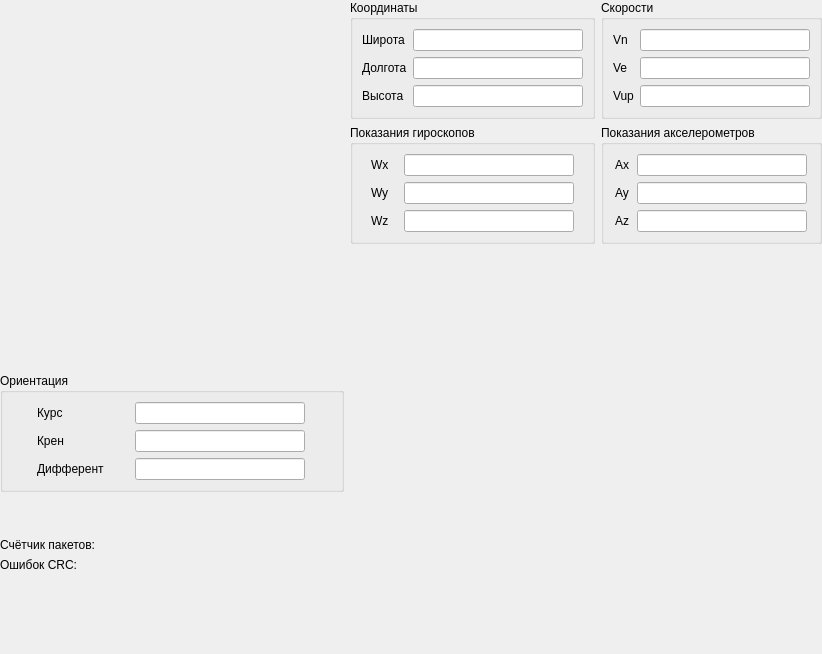
<?xml version="1.0" encoding="UTF-8"?>
<ui version="4.0">
 <class>DisplayForm</class>
 <widget class="QWidget" name="DisplayForm">
  <property name="geometry">
   <rect>
    <x>0</x>
    <y>0</y>
    <width>822</width>
    <height>654</height>
   </rect>
  </property>
  <property name="windowTitle">
   <string>Form</string>
  </property>
  <layout class="QGridLayout" name="gridLayout_8">
   <property name="leftMargin">
    <number>0</number>
   </property>
   <property name="topMargin">
    <number>0</number>
   </property>
   <property name="rightMargin">
    <number>0</number>
   </property>
   <property name="bottomMargin">
    <number>0</number>
   </property>
   <item row="0" column="0">
    <widget class="QStackedWidget" name="stackedWidget">
     <property name="currentIndex">
      <number>1</number>
     </property>
     <widget class="QWidget" name="page">
      <property name="font">
       <font>
        <pointsize>12</pointsize>
       </font>
      </property>
      <layout class="QGridLayout" name="gridLayout_7">
       <property name="leftMargin">
        <number>0</number>
       </property>
       <property name="topMargin">
        <number>0</number>
       </property>
       <property name="rightMargin">
        <number>0</number>
       </property>
       <property name="bottomMargin">
        <number>0</number>
       </property>
       <item row="0" column="0" rowspan="3" colspan="2">
        <widget class="YPRPainter" name="widgetYpr" native="true">
         <property name="sizePolicy">
          <sizepolicy hsizetype="Expanding" vsizetype="Expanding">
           <horstretch>0</horstretch>
           <verstretch>0</verstretch>
          </sizepolicy>
         </property>
         <property name="minimumSize">
          <size>
           <width>300</width>
           <height>300</height>
          </size>
         </property>
         <property name="maximumSize">
          <size>
           <width>16777215</width>
           <height>16777215</height>
          </size>
         </property>
        </widget>
       </item>
       <item row="0" column="2" rowspan="4">
        <widget class="Line" name="line_2">
         <property name="orientation">
          <enum>Qt::Vertical</enum>
         </property>
        </widget>
       </item>
       <item row="1" column="3">
        <widget class="QGroupBox" name="groupBox_4">
         <property name="sizePolicy">
          <sizepolicy hsizetype="Minimum" vsizetype="Preferred">
           <horstretch>0</horstretch>
           <verstretch>0</verstretch>
          </sizepolicy>
         </property>
         <property name="title">
          <string>Ориентация</string>
         </property>
         <layout class="QGridLayout" name="gridLayout_4">
          <item row="0" column="0">
           <widget class="QLabel" name="label_6">
            <property name="sizePolicy">
             <sizepolicy hsizetype="Fixed" vsizetype="Preferred">
              <horstretch>0</horstretch>
              <verstretch>0</verstretch>
             </sizepolicy>
            </property>
            <property name="text">
             <string>Курс</string>
            </property>
           </widget>
          </item>
          <item row="0" column="1">
           <widget class="QLineEdit" name="lineEditYaw">
            <property name="sizePolicy">
             <sizepolicy hsizetype="Fixed" vsizetype="Fixed">
              <horstretch>0</horstretch>
              <verstretch>0</verstretch>
             </sizepolicy>
            </property>
            <property name="minimumSize">
             <size>
              <width>170</width>
              <height>0</height>
             </size>
            </property>
            <property name="readOnly">
             <bool>true</bool>
            </property>
           </widget>
          </item>
          <item row="1" column="0">
           <widget class="QLabel" name="label_7">
            <property name="sizePolicy">
             <sizepolicy hsizetype="Fixed" vsizetype="Preferred">
              <horstretch>0</horstretch>
              <verstretch>0</verstretch>
             </sizepolicy>
            </property>
            <property name="text">
             <string>Крен</string>
            </property>
           </widget>
          </item>
          <item row="1" column="1">
           <widget class="QLineEdit" name="lineEditRoll">
            <property name="sizePolicy">
             <sizepolicy hsizetype="Fixed" vsizetype="Fixed">
              <horstretch>0</horstretch>
              <verstretch>0</verstretch>
             </sizepolicy>
            </property>
            <property name="minimumSize">
             <size>
              <width>170</width>
              <height>0</height>
             </size>
            </property>
            <property name="readOnly">
             <bool>true</bool>
            </property>
           </widget>
          </item>
          <item row="2" column="0">
           <widget class="QLabel" name="label_8">
            <property name="sizePolicy">
             <sizepolicy hsizetype="Fixed" vsizetype="Preferred">
              <horstretch>0</horstretch>
              <verstretch>0</verstretch>
             </sizepolicy>
            </property>
            <property name="text">
             <string>Дифферент</string>
            </property>
           </widget>
          </item>
          <item row="2" column="1">
           <widget class="QLineEdit" name="lineEditPitch">
            <property name="sizePolicy">
             <sizepolicy hsizetype="Fixed" vsizetype="Fixed">
              <horstretch>0</horstretch>
              <verstretch>0</verstretch>
             </sizepolicy>
            </property>
            <property name="minimumSize">
             <size>
              <width>170</width>
              <height>0</height>
             </size>
            </property>
            <property name="readOnly">
             <bool>true</bool>
            </property>
           </widget>
          </item>
         </layout>
        </widget>
       </item>
      </layout>
     </widget>
     <widget class="QWidget" name="page_2">
      <layout class="QGridLayout" name="gridLayout_15">
       <property name="leftMargin">
        <number>0</number>
       </property>
       <property name="topMargin">
        <number>0</number>
       </property>
       <property name="rightMargin">
        <number>0</number>
       </property>
       <property name="bottomMargin">
        <number>0</number>
       </property>
       <item row="1" column="1">
        <spacer name="verticalSpacer_2">
         <property name="orientation">
          <enum>Qt::Vertical</enum>
         </property>
         <property name="sizeHint" stdset="0">
          <size>
           <width>20</width>
           <height>40</height>
          </size>
         </property>
        </spacer>
       </item>
       <item row="0" column="1">
        <layout class="QGridLayout" name="gridLayout_14">
         <item row="0" column="0">
          <widget class="QGroupBox" name="groupBox_7">
           <property name="sizePolicy">
            <sizepolicy hsizetype="Minimum" vsizetype="Preferred">
             <horstretch>0</horstretch>
             <verstretch>0</verstretch>
            </sizepolicy>
           </property>
           <property name="title">
            <string>Координаты</string>
           </property>
           <layout class="QGridLayout" name="gridLayout_9">
            <item row="0" column="0">
             <widget class="QLabel" name="label_10">
              <property name="sizePolicy">
               <sizepolicy hsizetype="Fixed" vsizetype="Preferred">
                <horstretch>0</horstretch>
                <verstretch>0</verstretch>
               </sizepolicy>
              </property>
              <property name="text">
               <string>Широта</string>
              </property>
             </widget>
            </item>
            <item row="0" column="1">
             <widget class="QLineEdit" name="lineEditLatitude_2">
              <property name="sizePolicy">
               <sizepolicy hsizetype="Minimum" vsizetype="Fixed">
                <horstretch>0</horstretch>
                <verstretch>0</verstretch>
               </sizepolicy>
              </property>
              <property name="minimumSize">
               <size>
                <width>170</width>
                <height>0</height>
               </size>
              </property>
              <property name="readOnly">
               <bool>true</bool>
              </property>
             </widget>
            </item>
            <item row="1" column="0">
             <widget class="QLabel" name="label_16">
              <property name="sizePolicy">
               <sizepolicy hsizetype="Fixed" vsizetype="Preferred">
                <horstretch>0</horstretch>
                <verstretch>0</verstretch>
               </sizepolicy>
              </property>
              <property name="text">
               <string>Долгота</string>
              </property>
             </widget>
            </item>
            <item row="1" column="1">
             <widget class="QLineEdit" name="lineEditLongitude_2">
              <property name="sizePolicy">
               <sizepolicy hsizetype="Fixed" vsizetype="Fixed">
                <horstretch>0</horstretch>
                <verstretch>0</verstretch>
               </sizepolicy>
              </property>
              <property name="minimumSize">
               <size>
                <width>170</width>
                <height>0</height>
               </size>
              </property>
              <property name="readOnly">
               <bool>true</bool>
              </property>
             </widget>
            </item>
            <item row="2" column="0">
             <widget class="QLabel" name="label_17">
              <property name="sizePolicy">
               <sizepolicy hsizetype="Fixed" vsizetype="Preferred">
                <horstretch>0</horstretch>
                <verstretch>0</verstretch>
               </sizepolicy>
              </property>
              <property name="text">
               <string>Высота</string>
              </property>
             </widget>
            </item>
            <item row="2" column="1">
             <widget class="QLineEdit" name="lineEditHeight_2">
              <property name="sizePolicy">
               <sizepolicy hsizetype="Fixed" vsizetype="Fixed">
                <horstretch>0</horstretch>
                <verstretch>0</verstretch>
               </sizepolicy>
              </property>
              <property name="minimumSize">
               <size>
                <width>170</width>
                <height>0</height>
               </size>
              </property>
              <property name="readOnly">
               <bool>true</bool>
              </property>
             </widget>
            </item>
           </layout>
          </widget>
         </item>
         <item row="0" column="1">
          <widget class="QGroupBox" name="groupBox_9">
           <property name="sizePolicy">
            <sizepolicy hsizetype="Minimum" vsizetype="Preferred">
             <horstretch>0</horstretch>
             <verstretch>0</verstretch>
            </sizepolicy>
           </property>
           <property name="title">
            <string>Скорости</string>
           </property>
           <layout class="QGridLayout" name="gridLayout_11">
            <item row="0" column="0">
             <widget class="QLabel" name="label_21">
              <property name="sizePolicy">
               <sizepolicy hsizetype="Fixed" vsizetype="Preferred">
                <horstretch>0</horstretch>
                <verstretch>0</verstretch>
               </sizepolicy>
              </property>
              <property name="text">
               <string>Vn</string>
              </property>
             </widget>
            </item>
            <item row="0" column="1">
             <widget class="QLineEdit" name="lineEditVn">
              <property name="sizePolicy">
               <sizepolicy hsizetype="Minimum" vsizetype="Fixed">
                <horstretch>0</horstretch>
                <verstretch>0</verstretch>
               </sizepolicy>
              </property>
              <property name="minimumSize">
               <size>
                <width>170</width>
                <height>0</height>
               </size>
              </property>
              <property name="readOnly">
               <bool>true</bool>
              </property>
             </widget>
            </item>
            <item row="1" column="0">
             <widget class="QLabel" name="label_22">
              <property name="sizePolicy">
               <sizepolicy hsizetype="Fixed" vsizetype="Preferred">
                <horstretch>0</horstretch>
                <verstretch>0</verstretch>
               </sizepolicy>
              </property>
              <property name="text">
               <string>Ve</string>
              </property>
             </widget>
            </item>
            <item row="1" column="1">
             <widget class="QLineEdit" name="lineEditVe">
              <property name="sizePolicy">
               <sizepolicy hsizetype="Fixed" vsizetype="Fixed">
                <horstretch>0</horstretch>
                <verstretch>0</verstretch>
               </sizepolicy>
              </property>
              <property name="minimumSize">
               <size>
                <width>170</width>
                <height>0</height>
               </size>
              </property>
              <property name="readOnly">
               <bool>true</bool>
              </property>
             </widget>
            </item>
            <item row="2" column="0">
             <widget class="QLabel" name="label_23">
              <property name="sizePolicy">
               <sizepolicy hsizetype="Fixed" vsizetype="Preferred">
                <horstretch>0</horstretch>
                <verstretch>0</verstretch>
               </sizepolicy>
              </property>
              <property name="text">
               <string>Vup</string>
              </property>
             </widget>
            </item>
            <item row="2" column="1">
             <widget class="QLineEdit" name="lineEditVup">
              <property name="sizePolicy">
               <sizepolicy hsizetype="Fixed" vsizetype="Fixed">
                <horstretch>0</horstretch>
                <verstretch>0</verstretch>
               </sizepolicy>
              </property>
              <property name="minimumSize">
               <size>
                <width>170</width>
                <height>0</height>
               </size>
              </property>
              <property name="readOnly">
               <bool>true</bool>
              </property>
             </widget>
            </item>
           </layout>
          </widget>
         </item>
         <item row="1" column="0">
          <widget class="QGroupBox" name="groupBox_10">
           <property name="sizePolicy">
            <sizepolicy hsizetype="Minimum" vsizetype="Preferred">
             <horstretch>0</horstretch>
             <verstretch>0</verstretch>
            </sizepolicy>
           </property>
           <property name="title">
            <string>Показания гироскопов</string>
           </property>
           <layout class="QGridLayout" name="gridLayout_12">
            <item row="0" column="0">
             <widget class="QLabel" name="label_24">
              <property name="sizePolicy">
               <sizepolicy hsizetype="Fixed" vsizetype="Preferred">
                <horstretch>0</horstretch>
                <verstretch>0</verstretch>
               </sizepolicy>
              </property>
              <property name="text">
               <string>Wx</string>
              </property>
             </widget>
            </item>
            <item row="0" column="1">
             <widget class="QLineEdit" name="lineEditWx">
              <property name="sizePolicy">
               <sizepolicy hsizetype="Minimum" vsizetype="Fixed">
                <horstretch>0</horstretch>
                <verstretch>0</verstretch>
               </sizepolicy>
              </property>
              <property name="minimumSize">
               <size>
                <width>170</width>
                <height>0</height>
               </size>
              </property>
              <property name="readOnly">
               <bool>true</bool>
              </property>
             </widget>
            </item>
            <item row="1" column="0">
             <widget class="QLabel" name="label_25">
              <property name="sizePolicy">
               <sizepolicy hsizetype="Fixed" vsizetype="Preferred">
                <horstretch>0</horstretch>
                <verstretch>0</verstretch>
               </sizepolicy>
              </property>
              <property name="text">
               <string>Wy</string>
              </property>
             </widget>
            </item>
            <item row="1" column="1">
             <widget class="QLineEdit" name="lineEditWy">
              <property name="sizePolicy">
               <sizepolicy hsizetype="Fixed" vsizetype="Fixed">
                <horstretch>0</horstretch>
                <verstretch>0</verstretch>
               </sizepolicy>
              </property>
              <property name="minimumSize">
               <size>
                <width>170</width>
                <height>0</height>
               </size>
              </property>
              <property name="readOnly">
               <bool>true</bool>
              </property>
             </widget>
            </item>
            <item row="2" column="0">
             <widget class="QLabel" name="label_26">
              <property name="sizePolicy">
               <sizepolicy hsizetype="Fixed" vsizetype="Preferred">
                <horstretch>0</horstretch>
                <verstretch>0</verstretch>
               </sizepolicy>
              </property>
              <property name="text">
               <string>Wz</string>
              </property>
             </widget>
            </item>
            <item row="2" column="1">
             <widget class="QLineEdit" name="lineEditWz">
              <property name="sizePolicy">
               <sizepolicy hsizetype="Fixed" vsizetype="Fixed">
                <horstretch>0</horstretch>
                <verstretch>0</verstretch>
               </sizepolicy>
              </property>
              <property name="minimumSize">
               <size>
                <width>170</width>
                <height>0</height>
               </size>
              </property>
              <property name="readOnly">
               <bool>true</bool>
              </property>
             </widget>
            </item>
           </layout>
          </widget>
         </item>
         <item row="1" column="1">
          <widget class="QGroupBox" name="groupBox_11">
           <property name="sizePolicy">
            <sizepolicy hsizetype="Minimum" vsizetype="Preferred">
             <horstretch>0</horstretch>
             <verstretch>0</verstretch>
            </sizepolicy>
           </property>
           <property name="title">
            <string>Показания акселерометров</string>
           </property>
           <layout class="QGridLayout" name="gridLayout_13">
            <item row="0" column="0">
             <widget class="QLabel" name="label_27">
              <property name="sizePolicy">
               <sizepolicy hsizetype="Fixed" vsizetype="Preferred">
                <horstretch>0</horstretch>
                <verstretch>0</verstretch>
               </sizepolicy>
              </property>
              <property name="text">
               <string>Ax</string>
              </property>
             </widget>
            </item>
            <item row="0" column="1">
             <widget class="QLineEdit" name="lineEditAx">
              <property name="sizePolicy">
               <sizepolicy hsizetype="Minimum" vsizetype="Fixed">
                <horstretch>0</horstretch>
                <verstretch>0</verstretch>
               </sizepolicy>
              </property>
              <property name="minimumSize">
               <size>
                <width>170</width>
                <height>0</height>
               </size>
              </property>
              <property name="readOnly">
               <bool>true</bool>
              </property>
             </widget>
            </item>
            <item row="1" column="0">
             <widget class="QLabel" name="label_28">
              <property name="sizePolicy">
               <sizepolicy hsizetype="Fixed" vsizetype="Preferred">
                <horstretch>0</horstretch>
                <verstretch>0</verstretch>
               </sizepolicy>
              </property>
              <property name="text">
               <string>Ay</string>
              </property>
             </widget>
            </item>
            <item row="1" column="1">
             <widget class="QLineEdit" name="lineEditAy">
              <property name="sizePolicy">
               <sizepolicy hsizetype="Fixed" vsizetype="Fixed">
                <horstretch>0</horstretch>
                <verstretch>0</verstretch>
               </sizepolicy>
              </property>
              <property name="minimumSize">
               <size>
                <width>170</width>
                <height>0</height>
               </size>
              </property>
              <property name="readOnly">
               <bool>true</bool>
              </property>
             </widget>
            </item>
            <item row="2" column="0">
             <widget class="QLabel" name="label_29">
              <property name="sizePolicy">
               <sizepolicy hsizetype="Fixed" vsizetype="Preferred">
                <horstretch>0</horstretch>
                <verstretch>0</verstretch>
               </sizepolicy>
              </property>
              <property name="text">
               <string>Az</string>
              </property>
             </widget>
            </item>
            <item row="2" column="1">
             <widget class="QLineEdit" name="lineEditAz">
              <property name="sizePolicy">
               <sizepolicy hsizetype="Fixed" vsizetype="Fixed">
                <horstretch>0</horstretch>
                <verstretch>0</verstretch>
               </sizepolicy>
              </property>
              <property name="minimumSize">
               <size>
                <width>170</width>
                <height>0</height>
               </size>
              </property>
              <property name="readOnly">
               <bool>true</bool>
              </property>
             </widget>
            </item>
           </layout>
          </widget>
         </item>
        </layout>
       </item>
       <item row="8" column="0">
        <spacer name="verticalSpacer_3">
         <property name="orientation">
          <enum>Qt::Vertical</enum>
         </property>
         <property name="sizeHint" stdset="0">
          <size>
           <width>20</width>
           <height>40</height>
          </size>
         </property>
        </spacer>
       </item>
       <item row="7" column="0">
        <widget class="QLabel" name="labelCrcErrors">
         <property name="text">
          <string>Ошибок CRC: </string>
         </property>
        </widget>
       </item>
       <item row="0" column="0" rowspan="2">
        <widget class="YPRPainter" name="widgetYpr2" native="true">
         <property name="sizePolicy">
          <sizepolicy hsizetype="Expanding" vsizetype="Expanding">
           <horstretch>0</horstretch>
           <verstretch>0</verstretch>
          </sizepolicy>
         </property>
         <property name="minimumSize">
          <size>
           <width>250</width>
           <height>250</height>
          </size>
         </property>
         <property name="maximumSize">
          <size>
           <width>16777215</width>
           <height>16777215</height>
          </size>
         </property>
        </widget>
       </item>
       <item row="3" column="0" rowspan="2">
        <widget class="QGroupBox" name="groupBox_8">
         <property name="sizePolicy">
          <sizepolicy hsizetype="Minimum" vsizetype="Preferred">
           <horstretch>0</horstretch>
           <verstretch>0</verstretch>
          </sizepolicy>
         </property>
         <property name="title">
          <string>Ориентация</string>
         </property>
         <layout class="QGridLayout" name="gridLayout_10">
          <item row="2" column="0">
           <widget class="QLabel" name="label_20">
            <property name="sizePolicy">
             <sizepolicy hsizetype="Fixed" vsizetype="Preferred">
              <horstretch>0</horstretch>
              <verstretch>0</verstretch>
             </sizepolicy>
            </property>
            <property name="text">
             <string>Дифферент</string>
            </property>
           </widget>
          </item>
          <item row="1" column="1">
           <widget class="QLineEdit" name="lineEditRoll_2">
            <property name="sizePolicy">
             <sizepolicy hsizetype="Fixed" vsizetype="Fixed">
              <horstretch>0</horstretch>
              <verstretch>0</verstretch>
             </sizepolicy>
            </property>
            <property name="minimumSize">
             <size>
              <width>170</width>
              <height>0</height>
             </size>
            </property>
            <property name="readOnly">
             <bool>true</bool>
            </property>
           </widget>
          </item>
          <item row="1" column="0">
           <widget class="QLabel" name="label_19">
            <property name="sizePolicy">
             <sizepolicy hsizetype="Fixed" vsizetype="Preferred">
              <horstretch>0</horstretch>
              <verstretch>0</verstretch>
             </sizepolicy>
            </property>
            <property name="text">
             <string>Крен</string>
            </property>
           </widget>
          </item>
          <item row="0" column="0">
           <widget class="QLabel" name="label_18">
            <property name="sizePolicy">
             <sizepolicy hsizetype="Fixed" vsizetype="Preferred">
              <horstretch>0</horstretch>
              <verstretch>0</verstretch>
             </sizepolicy>
            </property>
            <property name="text">
             <string>Курс</string>
            </property>
           </widget>
          </item>
          <item row="0" column="1">
           <widget class="QLineEdit" name="lineEditYaw_2">
            <property name="sizePolicy">
             <sizepolicy hsizetype="Fixed" vsizetype="Fixed">
              <horstretch>0</horstretch>
              <verstretch>0</verstretch>
             </sizepolicy>
            </property>
            <property name="minimumSize">
             <size>
              <width>170</width>
              <height>0</height>
             </size>
            </property>
            <property name="readOnly">
             <bool>true</bool>
            </property>
           </widget>
          </item>
          <item row="2" column="1">
           <widget class="QLineEdit" name="lineEditPitch_2">
            <property name="sizePolicy">
             <sizepolicy hsizetype="Fixed" vsizetype="Fixed">
              <horstretch>0</horstretch>
              <verstretch>0</verstretch>
             </sizepolicy>
            </property>
            <property name="minimumSize">
             <size>
              <width>170</width>
              <height>0</height>
             </size>
            </property>
            <property name="readOnly">
             <bool>true</bool>
            </property>
           </widget>
          </item>
         </layout>
        </widget>
       </item>
       <item row="6" column="0">
        <widget class="QLabel" name="labelPackNumber">
         <property name="text">
          <string>Счётчик пакетов:</string>
         </property>
        </widget>
       </item>
       <item row="2" column="0">
        <spacer name="verticalSpacer">
         <property name="orientation">
          <enum>Qt::Vertical</enum>
         </property>
         <property name="sizeType">
          <enum>QSizePolicy::Fixed</enum>
         </property>
         <property name="sizeHint" stdset="0">
          <size>
           <width>20</width>
           <height>40</height>
          </size>
         </property>
        </spacer>
       </item>
       <item row="5" column="0">
        <spacer name="verticalSpacer_4">
         <property name="orientation">
          <enum>Qt::Vertical</enum>
         </property>
         <property name="sizeType">
          <enum>QSizePolicy::Fixed</enum>
         </property>
         <property name="sizeHint" stdset="0">
          <size>
           <width>20</width>
           <height>40</height>
          </size>
         </property>
        </spacer>
       </item>
      </layout>
     </widget>
    </widget>
   </item>
  </layout>
 </widget>
 <customwidgets>
  <customwidget>
   <class>YPRPainter</class>
   <extends>QWidget</extends>
   <header>ui/yprpainter.h</header>
   <container>1</container>
  </customwidget>
 </customwidgets>
 <resources/>
 <connections/>
</ui>
